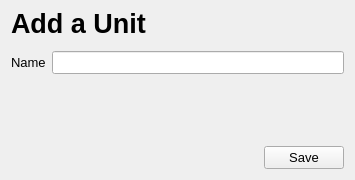
<?xml version="1.0" encoding="UTF-8"?>
<ui version="4.0">
 <class>Form</class>
 <widget class="QWidget" name="Form">
  <property name="geometry">
   <rect>
    <x>0</x>
    <y>0</y>
    <width>355</width>
    <height>180</height>
   </rect>
  </property>
  <property name="font">
   <font>
    <pointsize>10</pointsize>
   </font>
  </property>
  <property name="windowTitle">
   <string>Unit</string>
  </property>
  <layout class="QVBoxLayout" name="verticalLayout">
   <item>
    <widget class="QLabel" name="lblHeader">
     <property name="maximumSize">
      <size>
       <width>16777215</width>
       <height>24</height>
      </size>
     </property>
     <property name="font">
      <font>
       <pointsize>20</pointsize>
       <bold>true</bold>
      </font>
     </property>
     <property name="text">
      <string>Add a Unit</string>
     </property>
    </widget>
   </item>
   <item>
    <spacer name="verticalSpacer_2">
     <property name="orientation">
      <enum>Qt::Vertical</enum>
     </property>
     <property name="sizeType">
      <enum>QSizePolicy::Fixed</enum>
     </property>
     <property name="sizeHint" stdset="0">
      <size>
       <width>20</width>
       <height>10</height>
      </size>
     </property>
    </spacer>
   </item>
   <item>
    <layout class="QFormLayout" name="formLayout">
     <item row="0" column="0">
      <widget class="QLabel" name="lblName">
       <property name="text">
        <string>Name</string>
       </property>
      </widget>
     </item>
     <item row="0" column="1">
      <widget class="QLineEdit" name="leName"/>
     </item>
    </layout>
   </item>
   <item>
    <spacer name="verticalSpacer">
     <property name="orientation">
      <enum>Qt::Vertical</enum>
     </property>
     <property name="sizeHint" stdset="0">
      <size>
       <width>20</width>
       <height>40</height>
      </size>
     </property>
    </spacer>
   </item>
   <item>
    <layout class="QHBoxLayout" name="horizontalLayout">
     <item>
      <spacer name="horizontalSpacer">
       <property name="orientation">
        <enum>Qt::Horizontal</enum>
       </property>
       <property name="sizeHint" stdset="0">
        <size>
         <width>40</width>
         <height>20</height>
        </size>
       </property>
      </spacer>
     </item>
     <item>
      <widget class="QPushButton" name="btnSave">
       <property name="text">
        <string>Save</string>
       </property>
      </widget>
     </item>
    </layout>
   </item>
  </layout>
 </widget>
 <resources/>
 <connections/>
</ui>
